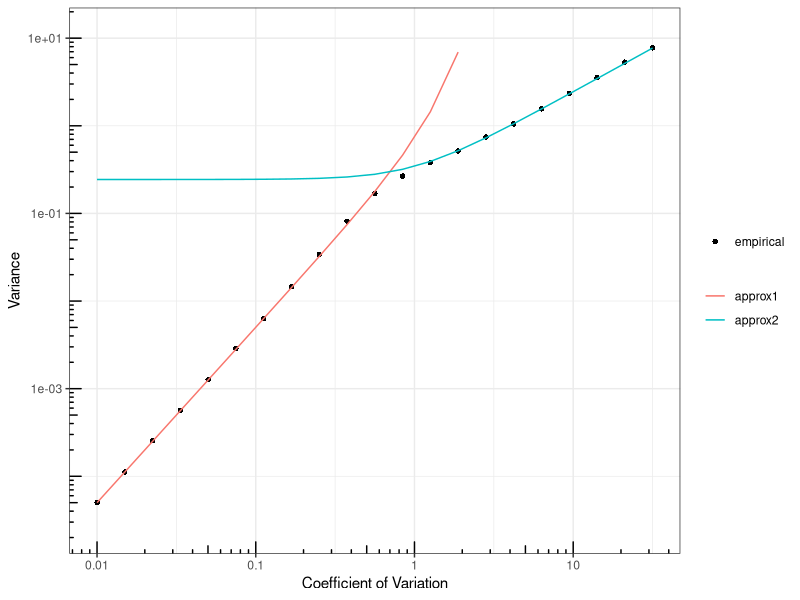
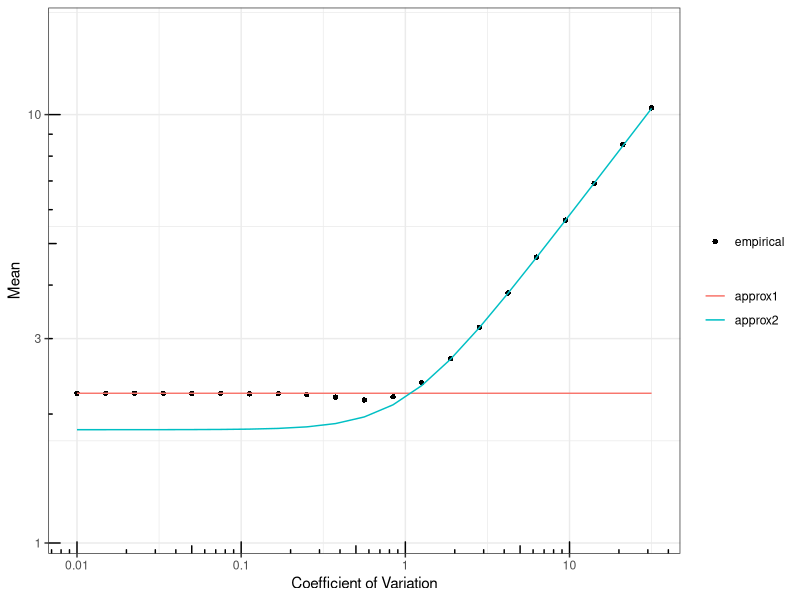

These charts were generated, in order, by the following R code:
## ---- chunk 1
knitr::opts_chunk$set(echo = FALSE, warning = FALSE)
library(dplyr)
library(purrr)
library(ggplot2)
## ---- chunk 2
approxvar1 <- function(p, sigma_p) {
  
  expbit <- exp(sigma_p^2 / (4 * p^2))
  out <- (expbit - 1) * expbit * p
  out
}

approxvar2 <- function(p, sigma_p) {
  
  newsigma <- sqrt(sigma_p^2 + p^2)
  newsigma * 0.1219
}


p <- 2
cvs <- 10^seq(-2, 1.5, length.out = 21)
sigmas <- cvs * p
simvars <- map(sigmas, ~abs(rnorm(10000, p, .))) %>% 
  map_dbl(~var(sqrt(.)))

# simvars <- simcvs * p^2

valdf <- data.frame(p = p, sigma_p = sigmas, cv = cvs, 
                    sim_var = simvars) %>% 
  mutate(approx1 = approxvar1(p, sigma_p),
         approx2 = approxvar2(p, sigma_p))

ggplot(valdf, aes(x = cv, y = sim_var)) +
  geom_point(aes(shape = "empirical")) +
  geom_line(aes(y = approx1, color = "approx1")) +
  geom_line(aes(y = approx2, color = "approx2")) +
  # ylim(0, max(valdf$sim_var * 1.5)) +
  scale_x_log10(breaks = 10^(-2:1),
                labels = 10^(-2:1)) +
  scale_y_log10(limits = c(min(valdf$sim_var) / 2,
                           max(valdf$sim_var * 1.5))) +
  annotation_logticks() +
  xlab("Coefficient of Variation") +
  ylab("Variance") +
  theme_bw() +
  theme(legend.title = element_blank())
  
## ---- chunk 3
approxmean1 <- function(p, sigma_p) {
  # expbit <- p^(1/2) * exp(sigma_p^2 / (8 * p^2))
  # out <- expbit
  sqrt(p)
  # out
}

approxmean2 <- function(p, sigma_p) {
  newsigsq <- sigma_p^2 + p^2
  # out <- sqrt(2 / pi * newsigsq)
  
  out <- 0.8222 * newsigsq^(1/4)
  out
}


p <- 5
cvs <- 10^seq(-2, 1.5, length.out = 21)
sigmas <- cvs * p
simmeans <- map(sigmas, ~abs(rnorm(10000, p, .))) %>% 
  map_dbl(~mean(sqrt(.)))

# simvars <- simcvs * p^2

valdf <- data.frame(p = p, sigma_p = sigmas, cv = cvs, 
                    sim_mean = simmeans) %>% 
  mutate(approx1 = approxmean1(p, sigma_p),
         approx2 = approxmean2(p, sigma_p))

ggplot(valdf, aes(x = cv, y = sim_mean)) +
  geom_point(aes(shape = "empirical")) +
  geom_line(aes(y = approx1, color = "approx1")) +
  geom_line(aes(y = approx2, color = "approx2")) +
  # ylim(0, max(valdf$sim_mean * 1.5)) +
  scale_x_log10(breaks = 10^(-2:1),
                labels = 10^(-2:1)) +
  scale_y_log10(limits = c(min(valdf$sim_mean) / 2,
                           max(valdf$sim_mean * 1.5))) +
  annotation_logticks() +
  xlab("Coefficient of Variation") +
  ylab("Mean") +
  theme_bw() +
  theme(legend.title = element_blank())
  
